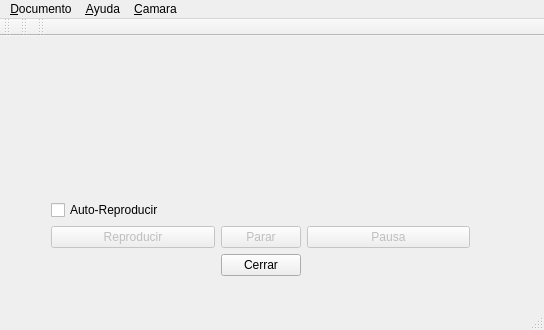
<?xml version="1.0" encoding="UTF-8"?>
<ui version="4.0">
 <class>MainWindow</class>
 <widget class="QMainWindow" name="MainWindow">
  <property name="geometry">
   <rect>
    <x>0</x>
    <y>0</y>
    <width>544</width>
    <height>330</height>
   </rect>
  </property>
  <property name="sizePolicy">
   <sizepolicy hsizetype="Expanding" vsizetype="Expanding">
    <horstretch>0</horstretch>
    <verstretch>0</verstretch>
   </sizepolicy>
  </property>
  <property name="windowTitle">
   <string>Visor</string>
  </property>
  <property name="autoFillBackground">
   <bool>true</bool>
  </property>
  <widget class="QWidget" name="centralWidget">
   <property name="contextMenuPolicy">
    <enum>Qt::DefaultContextMenu</enum>
   </property>
   <widget class="QWidget" name="layoutWidget">
    <property name="geometry">
     <rect>
      <x>40</x>
      <y>20</y>
      <width>441</width>
      <height>231</height>
     </rect>
    </property>
    <layout class="QGridLayout" name="gridLayout">
     <property name="sizeConstraint">
      <enum>QLayout::SetDefaultConstraint</enum>
     </property>
     <property name="topMargin">
      <number>0</number>
     </property>
     <item row="4" column="5">
      <widget class="QPushButton" name="Pausa">
       <property name="enabled">
        <bool>false</bool>
       </property>
       <property name="text">
        <string>Pausa</string>
       </property>
      </widget>
     </item>
     <item row="6" column="0">
      <spacer name="horizontalSpacer">
       <property name="orientation">
        <enum>Qt::Horizontal</enum>
       </property>
       <property name="sizeHint" stdset="0">
        <size>
         <width>40</width>
         <height>20</height>
        </size>
       </property>
      </spacer>
     </item>
     <item row="0" column="0" colspan="2">
      <widget class="QLabel" name="label">
       <property name="sizePolicy">
        <sizepolicy hsizetype="Maximum" vsizetype="Maximum">
         <horstretch>0</horstretch>
         <verstretch>0</verstretch>
        </sizepolicy>
       </property>
       <property name="minimumSize">
        <size>
         <width>16</width>
         <height>16</height>
        </size>
       </property>
       <property name="text">
        <string/>
       </property>
       <property name="scaledContents">
        <bool>true</bool>
       </property>
      </widget>
     </item>
     <item row="6" column="1">
      <widget class="QPushButton" name="Boton_Cerrar">
       <property name="sizePolicy">
        <sizepolicy hsizetype="Minimum" vsizetype="Fixed">
         <horstretch>0</horstretch>
         <verstretch>0</verstretch>
        </sizepolicy>
       </property>
       <property name="sizeIncrement">
        <size>
         <width>0</width>
         <height>0</height>
        </size>
       </property>
       <property name="layoutDirection">
        <enum>Qt::LeftToRight</enum>
       </property>
       <property name="text">
        <string>Cerrar</string>
       </property>
      </widget>
     </item>
     <item row="6" column="5">
      <spacer name="horizontalSpacer_2">
       <property name="orientation">
        <enum>Qt::Horizontal</enum>
       </property>
       <property name="sizeHint" stdset="0">
        <size>
         <width>40</width>
         <height>20</height>
        </size>
       </property>
      </spacer>
     </item>
     <item row="1" column="1">
      <spacer name="verticalSpacer">
       <property name="orientation">
        <enum>Qt::Vertical</enum>
       </property>
       <property name="sizeHint" stdset="0">
        <size>
         <width>20</width>
         <height>30</height>
        </size>
       </property>
      </spacer>
     </item>
     <item row="4" column="0">
      <widget class="QPushButton" name="Reproducir">
       <property name="enabled">
        <bool>false</bool>
       </property>
       <property name="text">
        <string>Reproducir</string>
       </property>
      </widget>
     </item>
     <item row="4" column="1">
      <widget class="QPushButton" name="Parar">
       <property name="enabled">
        <bool>false</bool>
       </property>
       <property name="text">
        <string>Parar</string>
       </property>
      </widget>
     </item>
     <item row="2" column="0">
      <widget class="QCheckBox" name="chk_reproducir">
       <property name="text">
        <string>Auto-Reproducir</string>
       </property>
      </widget>
     </item>
     <item row="1" column="0">
      <widget class="QWidget" name="widget" native="true"/>
     </item>
    </layout>
   </widget>
  </widget>
  <widget class="QToolBar" name="mainToolBar">
   <attribute name="toolBarArea">
    <enum>TopToolBarArea</enum>
   </attribute>
   <attribute name="toolBarBreak">
    <bool>false</bool>
   </attribute>
  </widget>
  <widget class="QStatusBar" name="statusBar"/>
  <widget class="QMenuBar" name="menuBar">
   <property name="geometry">
    <rect>
     <x>0</x>
     <y>0</y>
     <width>544</width>
     <height>20</height>
    </rect>
   </property>
   <widget class="QMenu" name="menu_File">
    <property name="title">
     <string>&amp;Documento</string>
    </property>
    <addaction name="separator"/>
    <addaction name="separator"/>
    <addaction name="actionAbrir"/>
    <addaction name="separator"/>
    <addaction name="actionSalir"/>
   </widget>
   <widget class="QMenu" name="menuAyuda">
    <property name="title">
     <string>&amp;Ayuda</string>
    </property>
    <addaction name="actionAcerca_de_Visor"/>
   </widget>
   <widget class="QMenu" name="menuCamara">
    <property name="title">
     <string>&amp;Camara</string>
    </property>
    <addaction name="actionCapturar"/>
    <addaction name="actionPreferencias"/>
   </widget>
   <addaction name="menu_File"/>
   <addaction name="menuAyuda"/>
   <addaction name="menuCamara"/>
  </widget>
  <widget class="QToolBar" name="toolBar">
   <property name="windowTitle">
    <string>toolBar</string>
   </property>
   <attribute name="toolBarArea">
    <enum>TopToolBarArea</enum>
   </attribute>
   <attribute name="toolBarBreak">
    <bool>false</bool>
   </attribute>
  </widget>
  <widget class="QToolBar" name="toolBar_2">
   <property name="windowTitle">
    <string>toolBar_2</string>
   </property>
   <attribute name="toolBarArea">
    <enum>TopToolBarArea</enum>
   </attribute>
   <attribute name="toolBarBreak">
    <bool>false</bool>
   </attribute>
  </widget>
  <action name="actionAbrir">
   <property name="text">
    <string>Abrir</string>
   </property>
  </action>
  <action name="actionSalir">
   <property name="text">
    <string>Salir</string>
   </property>
  </action>
  <action name="actionAcerca_de_Visor">
   <property name="text">
    <string>Acerca de Visor...</string>
   </property>
  </action>
  <action name="actionCapturar">
   <property name="text">
    <string>Capturar</string>
   </property>
  </action>
  <action name="actionPreferencias">
   <property name="text">
    <string>Preferencias</string>
   </property>
  </action>
 </widget>
 <layoutdefault spacing="6" margin="11"/>
 <resources/>
 <connections/>
</ui>
